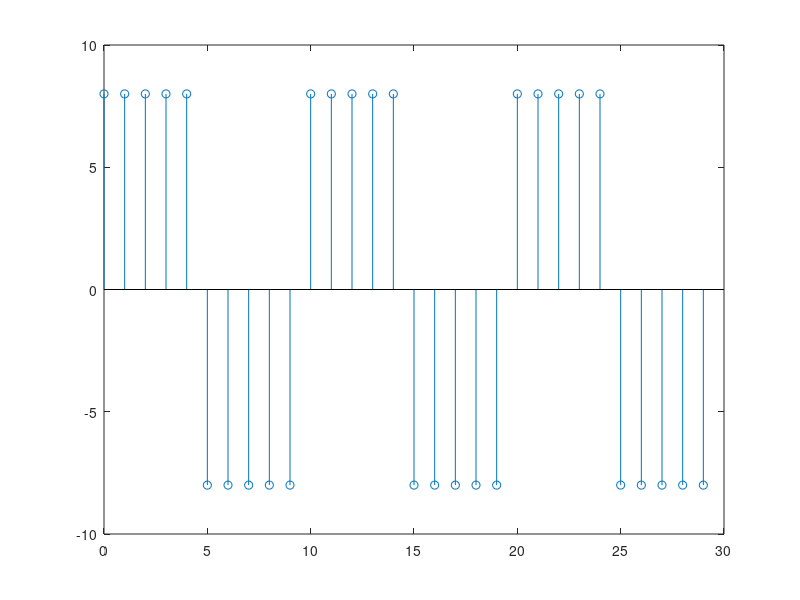

Write the MATLAB code that produced this figure.
%assignment
t=0:29;
y=[8*ones(1,5),-8*ones(1,5),8*ones(1,5),-8*ones(1,5),8*ones(1,5),-8*ones(1,5)];
figure;
stem(t,y);
